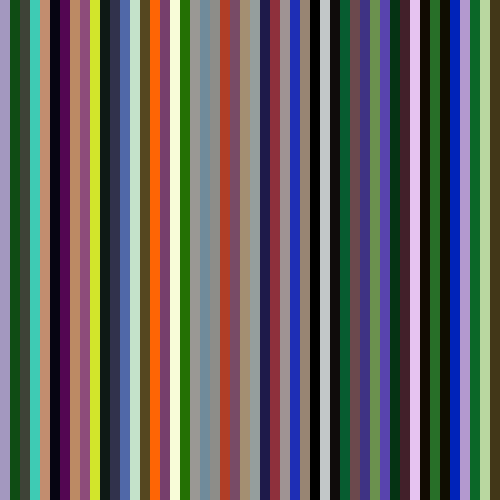
Frame 1 (no input)
Frame 60 (no input): identical to frame 1, image omitted
Frame 120 (the mouse pressed at the canvas centre since frame 60): identical to frame 1, image omitted

The p5.js sketch that drew this single still picture (run headless with seeded random() and noise() and a simulated clock; from frame 60 on, the mouse is pressed at the canvas centre):

// p5.js sketch
// ── sketch.js
'use strict';

var tileX = 50;
var tileY = 50;

// Adding arrays for each HSB value
var hueValues = [];
var saturationValues = [];
var brightnessValues = [];

function setup() {
    createCanvas(500, 500);
    colorMode(HSB, 360, 100, 100, 100);
    noStroke();

    // Add random values to the colour arrays
    for (var i = 0; i < tileX; i++) {
        hueValues[i] = random(360);
        saturationValues[i] = random(100);
        brightnessValues[i] = random(100);
    }
}

function draw() {
    background(0, 0, 100);

    // Add a tile counter
    var counter = 0;

    // Determine the tile width and height
    var tileWidth = width / tileX;
    var tileHeight = height / tileY;

    // Change the loop from width and height to tile count
    for (var gridY = 0; gridY < tileY; gridY++) {
        for (var gridX = 0; gridX < tileX; gridX++) {
            // Add the x and y position of each tile
            var posX = tileWidth * gridX;
            var posY = tileHeight * gridY;
            // Create a variable to determine the index of each colour array
            var index = counter % tileX;

            // Add each array with the random index to create a HSB fill colour
            fill(hueValues[index], saturationValues[index], brightnessValues[index]);
            // Add the new position to the rectangle
            rect(posX, posY, tileWidth, tileHeight);
            // Add to the counter every loop
            counter++;
        }
    }
}
